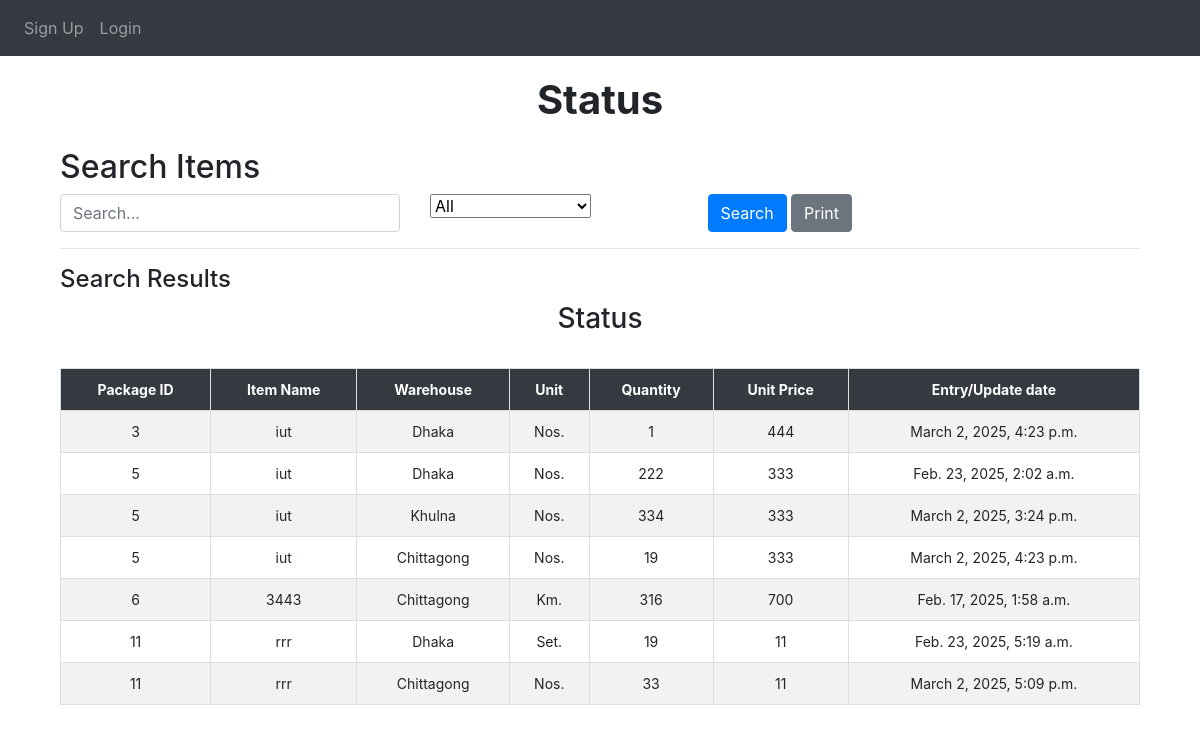
The app's page /status/ with its own data.
### App_Entry/models.py (models this page shows, shortened)
class Item(models.Model):
    WAREHOUSE_CHOICES = [
        ("Dhaka", "Dhaka"),
        ("Khulna", "Khulna"),
        ("Chittagong", "Chittagong"),
    ]
    UNIT_CHOICES = [
        ("Nos.", "Nos."),
        ("Mtr.", "Mtr."),
        ("Km.", "Km."),
        ("Set.", "Set."),
        ("Pair.", "Pair."),
    ]
    name = models.CharField(max_length=255)
    description = models.TextField(blank=True, null=True)
    warehouse = models.CharField(
        max_length=50, choices=WAREHOUSE_CHOICES, default="Dhaka"
    )
    unit_of_item = models.CharField(
        max_length=10, choices=UNIT_CHOICES, default="Nos."
    )  # Updated field
    unit_price = models.BigIntegerField(default=0)
    quantity_of_item = models.BigIntegerField(default=0)
    package = models.ForeignKey(
        Package,
        on_delete=models.SET_NULL,
        related_name="package_of_item",
        null=True,
    )
    created_at = models.DateTimeField(auto_now_add=True)

class Package(models.Model):
    packageId = models.BigIntegerField(unique=True)

### App_Status/views.py (the view, shortened to what this page needs)
# urls.py: path("", views.status_page, name="status_page"),
def status_page(request):
    query = request.GET.get("query", "").strip()  # Strip leading/trailing whitespaces from query input
    filter_by = request.GET.get("filter_by", "All")
    date_filter = request.GET.get("date", "")
    items = Item.objects.all()
    if filter_by == "Entry/Update date" and date_filter:
        try:
            date_obj = datetime.strptime(date_filter, "%Y-%m-%d")
            items = items.filter(created_at__date=date_obj.date())
        except ValueError:
            pass  # If the date format is invalid, ignore the filter
    items = items.order_by("package__packageId")
    return render(
        request,
        "App_Status/status.html",
        {
            "items": items,
            "query": query,
            "filter_by": filter_by,
            "date_filter": date_filter,
        },
    )

### templates/App_Status/status.html (shortened to what this page needs)
{% extends 'base.html' %}
{% load crispy_forms_tags %}
{% load static %}
{% block body_block %}
<center><h1><b> Status </b></h1></center>
<div class="container mt-4">
    <h2>Search Items</h2>
    <form method="GET" action="{% url 'App_Status:status_page' %}" class="row g-3">
        <div class="col-md-4">
            <input type="text" name="query" id="searchQuery" class="form-control" placeholder="Search..." value="{{ query }}">
        </div>
        <div class="col-md-3">
            <select name="filter_by" id="filterDropdown" class="form-select" onchange="toggleInputFields()">
                <option value="All" {% if filter_by == "All" %}selected{% endif %}>All</option>
            </select>
        </div>
        <div class="col-md-2">
            <button type="submit" class="btn btn-primary me-3">Search</button>
            <button type="button" class="btn btn-secondary" onclick="printResults()">Print</button>
        </div>
    </form>
    <hr>
    <h4>Search Results</h4>
    <div id="printableArea" class="table-responsive">
        <h3 class="text-center">Status</h3>
        <br>
        <table class="table table-bordered table-striped table-hover">
            <thead class="table-dark sticky-top">
                <tr>
                    <th>Package ID</th>
                    <th>Item Name</th>
                    <th>Warehouse</th>
                    <th>Unit</th>
                    <th>Quantity</th>
                    <th>Unit Price</th>
                    <th>Entry/Update date</th>
                </tr>
            </thead>
            <tbody>
                {% if items %}
                    {% for item in items %}
                    <tr>
                        <td>{{ item.package.packageId }}</td>
                        <td>{{ item.name }}</td>
                        <td>{{ item.warehouse }}</td>
                        <td>{{ item.unit_of_item }}</td>
                        <td>{{ item.quantity_of_item }}</td>
                        <td>{{ item.unit_price }}</td>
                        <td>{{ item.created_at }}</td>
                    </tr>
                    {% endfor %}
                {% else %}
                    <tr>
                        <td colspan="7" class="text-center text-danger">No matching data found</td>
                    </tr>
                {% endif %}
            </tbody>
        </table>
    </div>
</div>
{% endblock %}

### templates/App_Status/status.html (style rules this page uses)
.table { font-size: 14px; text-align: center; }
.sticky-top { position: sticky; top: 0; z-index: 1020; }
.table-dark th { background-color: #343a40 !important; color: white !important; }
.table-bordered th, .table-bordered td { border: 1px solid #ddd !important; padding: 10px; }

### records on screen
Item: package.packageId "3", name "iut", warehouse "Dhaka", unit_of_item "Nos.", quantity_of_item "1", unit_price "444", created_at "March 2, 2025, 4:23 p.m."
Item: package.packageId "5", name "iut", warehouse "Dhaka", unit_of_item "Nos.", quantity_of_item "222", unit_price "333", created_at "Feb. 23, 2025, 2:02 a.m."
Item: package.packageId "5", name "iut", warehouse "Khulna", unit_of_item "Nos.", quantity_of_item "334", unit_price "333", created_at "March 2, 2025, 3:24 p.m."
Item: package.packageId "5", name "iut", warehouse "Chittagong", unit_of_item "Nos.", quantity_of_item "19", unit_price "333", created_at "March 2, 2025, 4:23 p.m."
Item: package.packageId "6", name "3443", warehouse "Chittagong", unit_of_item "Km.", quantity_of_item "316", unit_price "700", created_at "Feb. 17, 2025, 1:58 a.m."
Item: package.packageId "11", name "rrr", warehouse "Dhaka", unit_of_item "Set.", quantity_of_item "19", unit_price "11", created_at "Feb. 23, 2025, 5:19 a.m."
Item: package.packageId "11", name "rrr", warehouse "Chittagong", unit_of_item "Nos.", quantity_of_item "33", unit_price "11", created_at "March 2, 2025, 5:09 p.m."
